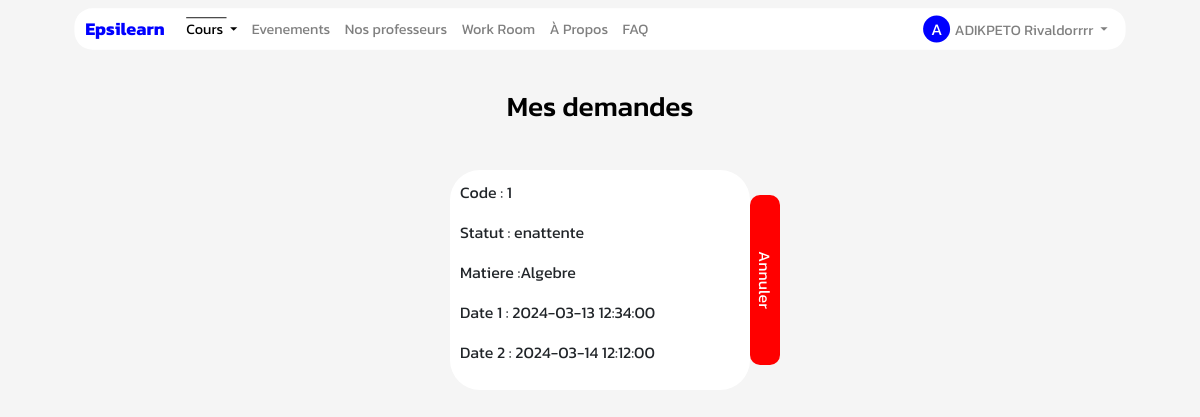
/demande (signed in), run on the app's committed database.
### App/Models/models.py (models this page shows, shortened)
class User(db.Model):
    id = db.Column(db.Integer, primary_key=True)
    nom = db.Column(db.String(50))
    prenom = db.Column(db.String(50))
    nationalite = db.Column(db.String(50))
    mail = db.Column(db.String(50))
    code = db.Column(db.String(50))
    pseudo=db.Column(db.String(200))
    date_naiss=db.Column(db.DateTime)
    ter = db.Column(db.String(50),default="non")
    age=db.Column(db.Integer)
    confirmer = db.Column(db.String(50),default="non")
    mdp=db.Column(db.String(50))
    photo=db.Column(db.String(50),default="static/Profil/unknown.jpg")
    password_reset_token = db.Column(db.String(100))
    password_reset_expiration = db.Column(db.DateTime)
    role=db.Column(db.String(200))
    etudiant= db.relationship('Etudiant', backref='acces_etudiant', foreign_keys='Etudiant.id_user_e')
    prof= db.relationship('Prof', backref='acces_prof', foreign_keys='Prof.id_user_p')
    autre= db.relationship('Autre', backref='acces_autre', foreign_keys='Autre.id_user_a')

class Demande(db.Model):
    id_demande = db.Column(db.Integer, primary_key=True)
    id_prof = db.Column(db.Integer, db.ForeignKey('prof.id'))
    id_live=db.Column(db.Integer, db.ForeignKey('live.id'))
    code=db.Column(db.String(500))
    prix=db.Column(db.Float)
    temps=db.Column(db.String(50))
    id_etudiant = db.Column(db.Integer, db.ForeignKey('etudiant.id'))
    date_demande = db.Column(db.DateTime)
    date_propose = db.Column(db.DateTime)
    confprof=db.Column(db.String(50),default="non")
    confetud=db.Column(db.String(50),default="non")
    ajout=db.Column(db.String(50),default="non")
    date_acc = db.Column(db.DateTime)
    date_fin = db.Column(db.DateTime)
    date1 = db.Column(db.DateTime)
    date2 = db.Column(db.DateTime)
    fichier = db.Column(db.String(50))
    discipline=db.Column(db.String(50))
    matiere = db.Column(db.String(50))
    chapiter = db.Column(db.String(50),default="Aucun chapitre mentionné")
    description = db.Column(db.Text)
    statut_demande = db.Column(db.String(50),default="enattente")
    statut_payement = db.Column(db.String(50),default="impayer")
    acceptation=db.Column(db.String(50),default="non")
    aj_e=db.Column(db.String(50),default="nouvelle")
    aj_p=db.Column(db.String(50),default="nouvelle")

### App/Cours/routes_cours.py (the view)
@CoursBp.route('/demande')
@login_required
def demande():
    user_id = session.get('userid')
    if session.get("role")=="etudiant":
        update_aj_column_e()
    if session.get("role")=="professeur":
        update_aj_column_p()
    delete_expired_demandes()
    demandeprof =Demande.query.filter(and_(Demande.statut_demande == 'enattente', Demande.id_prof == user_id)).all()
    demandeprof = sorted(demandeprof, key=lambda demande: demande.id_demande, reverse=True)
    demandeetudiant = Demande.query.filter(and_(or_(Demande.statut_demande == 'enattente',Demande.statut_demande == 'refuse'), Demande.id_etudiant == user_id,Demande.acceptation=="non")).all()
    demandeetudiant = sorted(demandeetudiant, key=lambda demande: demande.id_demande, reverse=True)
    date_act = datetime.now()
    return render_template('demande.html',demandeprof=demandeprof,demandeetudiant=demandeetudiant,date_act=date_act)

### App/Controllers/fonction.py (called while the page is built, shortened)
def update_aj_column_e():
    Demande.query.filter((Demande.aj_e == 'nouvelle') | (Demande.aj_e == 'modif'), ((Demande.statut_demande == 'enattente')|(Demande.statut_demande == 'refuse'))).update({'aj_e': 'ancienne'})
    db.session.commit()

def delete_expired_demandes():
    current_datetime = datetime.now()
    demandes_to_delete = Demande.query.filter(
        Demande.statut_demande == "enattente",
        Demande.date_acc < current_datetime
    ).all()
    for demande in demandes_to_delete:
        db.session.delete(demande)  # Delete the demande instance
    db.session.commit()

def get_current_user():
    _current_user=None
    if session.get("userid"):
        user=User.query.get(session.get("userid"))
        if user:
            _current_user=user
    return _current_user

def nombre_np():
    if session.get('role') in ["etudiant","professeur"]:
        np,_=notif(session.get("role"))
        nombre= np_nombre(us=np)
    else:
        nombre= np_nombre(us=0)
    return nombre

def nombre_nd():
    if session.get('role') in ["etudiant","professeur"]:
        _,nd=notif(session.get("role"))
        nombre= nd_nombre(us=nd)
    else:
        nd=0
        nombre= nd_nombre(us=nd)
    return nombre

### App/Decorators/__init__.py (called while the page is built)
def login_required(f):
    @wraps(f)
    def _login_required(*args,**kwargs):
        if "role" in session:
            return f(*args,**kwargs)
        else:
            return redirect(url_for('Main.connexion'))
    return _login_required

### App/Main/routes_home.py (called while the page is built)
@MainBp.app_context_processor
def inject_param():
    return dict(current_user=current_user,np=np,nd=nd,n_stud=n_stud,user_type=session.get("role"))

### app.py (called while the page is built)
@app.after_request
def set_secure_headers(response):
    response.headers['X-Content-Type-Options'] = 'nosniff'
    response.headers['X-Frame-Options'] = 'SAMEORIGIN'
    response.headers['X-XSS-Protection'] = '1; mode=block'
    return response

@app.before_request
def update_session_time():
    if user.id not in processed_requests and user.id is not None:
        last_activity_key = f'last_activity:{user.id}'
        redis_store.set(last_activity_key, datetime.now().strftime('%Y-%m-%d %H:%M:%S'), ex=3)
        session['online_users'] = len(redis_store.keys('last_activity:*'))
        processed_requests[user.id] = True

### App/Cours/templates/demande.html (shortened to what this page needs)
{% extends "base.html" %}
{% block style %}
  <link rel="stylesheet" href="https://maxcdn.bootstrapcdn.com/bootstrap/4.5.2/css/bootstrap.min.css">
  {% endblock %}
{% block content %}
  <div class="h1 animate-element" data-animation="fadeInUp" style="animation-duration: 1s;">
    <h1 style="font-size: 28px;">Mes demandes</h1>
</div>
{% if user_type=="etudiant" %}
<div class='demandes-container flex-container'>
    {% for demand in demandeetudiant %}
    {% if demand.date_acc|string > date_act|string %}
    <div class="panel-container animate-element" data-animation="fadeInUp" style="animation-duration: 1s;" data-demand-id="{{ demand.id_demande }}">
      <div class="pan" data-demand-id="{{ demand.id_demande }}">
            <p>Code : {{demand.id_demande}}</p>
            <p>Statut : {{demand.statut_demande}}</p>
            <p>Matiere :{{demand.matiere}}</p>
            <p>Date 1 : {{demand.date1}}</p>
            <p>Date 2 : {{demand.date2}}</p>
        </div>
        {% if demand.statut_demande !="refuse" %}
        <button class='cancel-btn' data-demand-id="{{ demand.id_demande }}">Annuler</button>
        {% endif %}
    </div>
    {% endif %}
    {% endfor %}
</div>
{% endif %}
{% endblock %}

### App/Main/templates/base.html (shortened to what this page needs)
<!DOCTYPE html>
<html>
<head>
    <link href="https://cdn.jsdelivr.net/npm/bootstrap@5.3.0/dist/css/bootstrap.min.css" rel="stylesheet">
    <link
    rel="stylesheet"
    href="https://pro.fontawesome.com/releases/v5.10.0/css/all.css"
  />
  <link rel="stylesheet" href="https://cdnjs.cloudflare.com/ajax/libs/animate.css/4.1.1/animate.min.css">
    {% block style %}{% endblock %}
</head>
<body style="font-family: 'Kanit';">
 <div class="page-content hidden">
    {% block nav %}
    <nav class="navbar navbar-expand-lg navbar-light bg-transparent " style="display: flex;justify-content: center; height: 40px;scale: 0.9;z-index: 9999999999999999999999;" >
        <div class="container-fluid text-center" style="background-color: rgb(255, 255, 255);border-radius: 20px;z-index: 9;opacity: 1;margin-top: 20px;padding: 0 12px;">
            <a class="navbar-brand" href="/accueil" style="color: blue;">Epsilearn</a>
            <div class="collapse navbar-collapse" id="navbarNav">
                <ul class="navbar-nav" style="z-index: 99999999999999999;">
                    {% if user_type == 'professeur' %}
                    {% if np.us>0 %}
                    <style>
                        #prg{
                            color: brown;
                            font-weight: bold;
                        }
                    </style>
                    {% endif %}
                    {% if nd.us > 0 %}
                    <style>
                        #dmd{
                            color: brown;
                            font-weight: bold;
                        }
                    </style>
                    {% endif %}
                    <li class="nav-item dropdown" >
                        <a class="nav-link dropdown-toggle" href="#" id="navbarDropdownMenuLink" role="button" data-bs-toggle="dropdown" aria-expanded="false">
                            Cours
                        </a>
                        <ul class="dropdown-menu" aria-labelledby="navbarDropdownMenuLink">
                            <li><a id="prg" class="dropdown-item" href="/programme">Programmes{% if np.us > 0 %}({{np.us}}){% endif %}</a></li>
                            <li><a id="dmd" class="dropdown-item" href="/demande">Demandes{% if nd.us > 0 %}({{nd.us}}){% endif %}</a></li>
                            <li><a class="dropdown-item" href="/offre">Offres</a></li>
                            <li><a class="dropdown-item" href="/cours-crees">Mes services</a></li>
                        </ul>
                    </li>
                    <li class="nav-item">
                        <a class="nav-link" id="evenement" href="/evenement">Evenements</a>
                    </li>
                    <li class="nav-item">
                        <a class="nav-link"  id="workroom" href="/chambrepomodoro">Work Room</a>
                    </li>
                    <li class="nav-item">
                        <a class="nav-link" id="about"  href="/about">À Propos</a>
                    </li>
                    <li class="nav-item">
                        <a class="nav-link" id="faq"  href="/faq">FAQ</a>
                    </li>
                    {% elif user_type == 'etudiant' %}
                    <li class="nav-item dropdown">
                        <a class="nav-link dropdown-toggle"  href="#" id="navbarDropdownMenuLink"  role="button" data-bs-toggle="dropdown" aria-expanded="false">
                            Cours
                        </a>
                    </li>
                    <li class="nav-item">
                        <a class="nav-link" id="evenement" href="/evenement">Evenements</a>
                    </li>
                    <li class="nav-item">
                      <a class="nav-link" id="listeprof" href="/listeprof">Nos professeurs</a>
                  </li>
                  <li class="nav-item">
                    <a class="nav-link"  id="workroom" href="/chambrepomodoro">Work Room</a>
                  </li>
                <li class="nav-item">
                    <a class="nav-link" id="about" href="/about">À Propos</a>
                </li>
                  <li class="nav-item">
                    <a class="nav-link" id="faq"  href="/faq">FAQ</a>
                </li>
                    {% endif %}
                </ul>
                <ul class="navbar-nav ms-auto">
                    {% if current_user %}
                    <li class="nav-item dropdown">
                        <a class="nav-link dropdown-toggle" href="#" id="navbarDropdownMenuLink2" role="button" data-bs-toggle="dropdown" aria-expanded="false">
                            <span class="user-initials">{{ current_user.nom|first }}</span>{{ current_user.nom }} {{ current_user.prenom }}
                        </a>
                    </li>
                    {% endif %}
                </ul>
            </div>
        </div>
    </nav>
    {% endblock %}
    <div  style="font-family:'Kanit';overflow-x:hidden;overflow-y: hidden;">
        {% block content %}
        {% endblock %}
    </div>
</div>
</body>
</html>

### App/Main/templates/base.html (style rules this page uses)
.loaded .page-content { display: block; }
.navbar-brand { font-weight: bold; }
.user-initials { width: 30px; height: 30px; border-radius: 50%; background-color: blue; color: #ffffff; font-size: 18px; display: inline-flex; align-items: center; justify-content: center; margin-right: 5px; text-transform: uppercase; }

### App/Cours/templates/demande.html (style rules this page uses)
.panel-container { transition: transform 0.5s, opacity 0.5s; opacity: 0; transform: translateY(50px); }
.panel-container.visible { opacity: 1; transform: translateY(0); }
#navbarDropdownMenuLink { text-decoration: overline ; color: rgb(0, 0, 0) }
body { background-color: #f5f5f5; }
.flex-container { display: flex; flex-wrap: wrap; justify-content: center; }
.panel-container { width: 300px; border-radius: 30px; margin: 30px; padding: 10px; background-color: #ffffff; position: relative; }
.panel-container button { position: absolute; border: none; cursor: pointer; }
.panel-container button.cancel-btn { top: 25px; right: -100px; background-color: red; color: #fff; height: 30px; width: 170px; border-radius: 10px; transform: rotate(90deg); transform-origin: center; margin-top: 70px; margin-left: 1000px; }
.h1 { margin-top: 50px; color: black; display: flex; display: flex; justify-content: center; align-items: center; }

### data on the page
User: nom|first "A", nom "ADIKPETO", prenom "Rivaldorrrr"
Demande: id_demande "1", statut_demande "enattente", matiere "Algebre", date1 "2024-03-13 12:34:00", date2 "2024-03-14 12:12:00"
